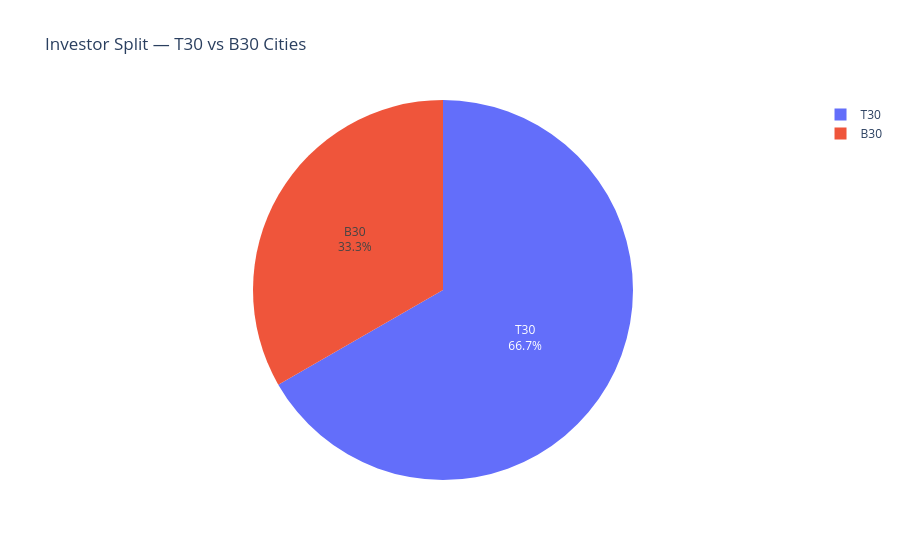

The code cell stored with this chart in its notebook:
### Markdown cell above
### SECTION 17: Chart 16 — T30/B30 Pie Chart

### Code cell
fig = px.pie(
    values=tier_counts.values,
    names=tier_counts.index,
    title="Investor Split — T30 vs B30 Cities",
    hole=0
)
fig.update_traces(textinfo="percent+label")
fig.show()
#fig.write_image(str(FIG_DIR / "16_tier_pie.png"), width=800, height=700, scale=2)

### Figure 1 — Plotly figure (JSON) as saved in the notebook; plotly's stock layout.template omitted (floating-point values rounded to 4 significant figures)
{"data": [{"domain": {"x": [0, 1], "y": [0, 1]}, "hole": 0, "hovertemplate": "label=%{label}<br>value=%{value}<extra></extra>", "labels": ["T30", "B30"], "legendgroup": "", "name": "", "showlegend": true, "textinfo": "percent+label", "type": "pie", "values": [3335, 1665]}], "layout": {"legend": {"tracegroupgap": 0}, "title": {"text": "Investor Split — T30 vs B30 Cities"}}}
